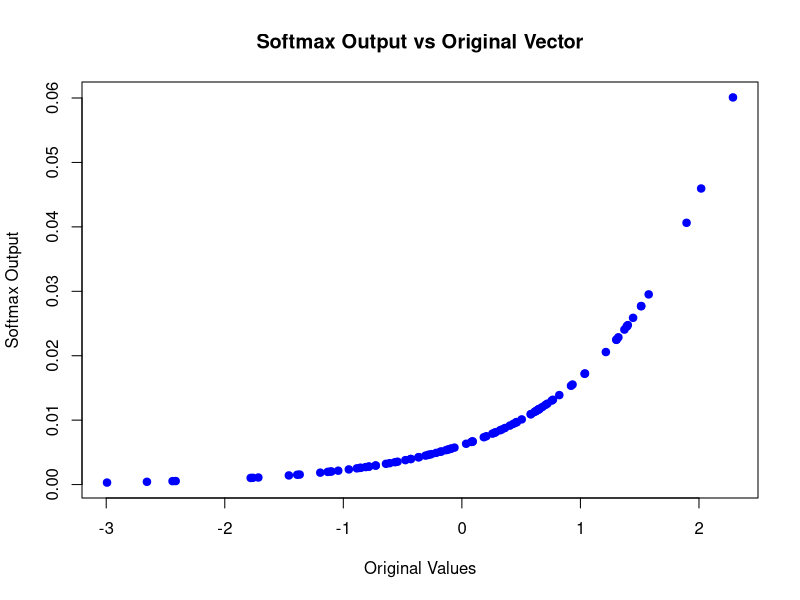

Reproduce this figure in R.
# Generate a random vector with 100 normally distributed random
# values (with zero average and standard deviation of one). Imple-
# ment the softmax function. Plot the result with the original vector
# on the x axis and the softmax output on the y axis.

set.seed(42)

# Solution

# Generating the vector 
x <- rnorm(100, mean = 0, sd = 1)

# Implementing softmax function
softmax <- function(z) {
  exp_z <- exp(z - max(z)) # For numerical stability
  exp_z / sum(exp_z)
}

y <- softmax(x)

# Drawing the results.
plot(x, y, 
     main = "Softmax Output vs Original Vector", 
     xlab = "Original Values", 
     ylab = "Softmax Output", 
     pch = 19, col = "blue")